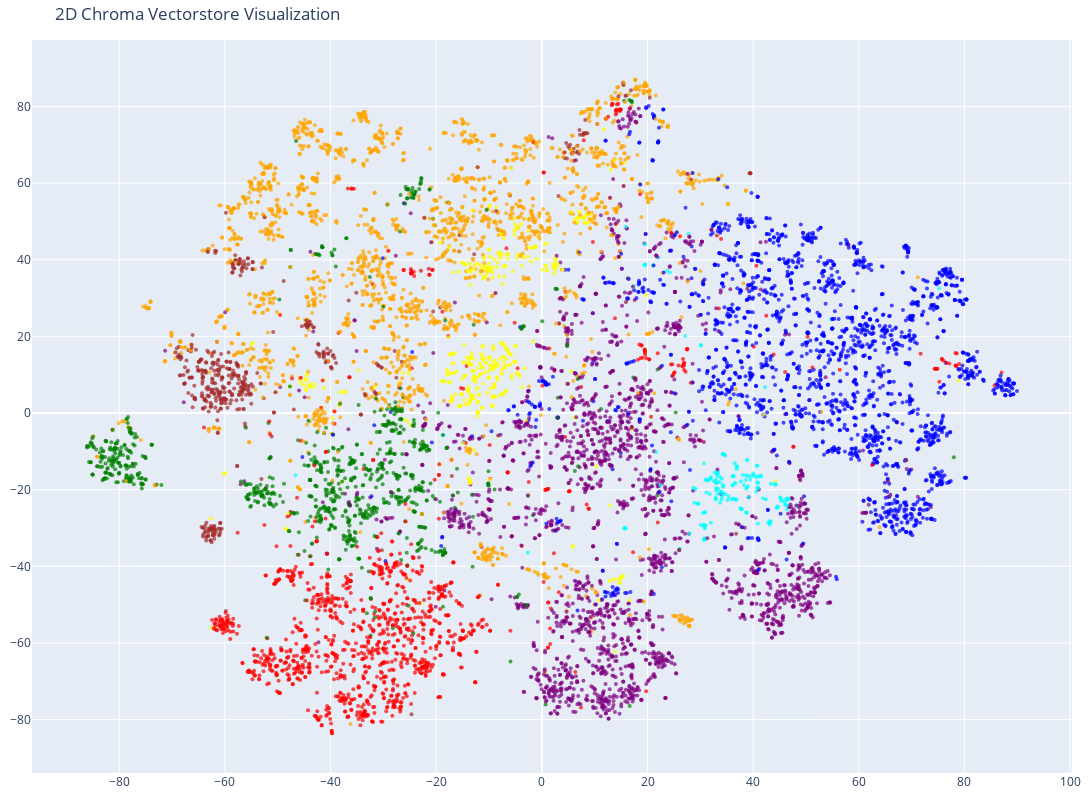

Notebook code for this chart:
### Code cell
# Create the 2D scatter plot
fig = go.Figure(data=[go.Scatter(
    x=reduced_vectors[:, 0],
    y=reduced_vectors[:, 1],
    mode='markers',
    marker=dict(size=4, color=colors, opacity=0.7),
    text=[f"Category: {c}<br>Text: {d[:50]}..." for c, d in zip(categories, documents)],
    hoverinfo='text'
)])

fig.update_layout(
    title='2D Chroma Vectorstore Visualization',
    scene=dict(xaxis_title='x', yaxis_title='y'),
    width=1200,
    height=800,
    margin=dict(r=20, b=10, l=10, t=40)
)

fig.show()

### Figure 1 — Plotly figure (JSON) as saved in the notebook; plotly's stock layout.template omitted (floating-point values rounded to 4 significant figures; data arrays with more than 128 entries replaced by an {"elided": "..."} marker saying what was removed)
{"data": [{"hoverinfo": "text", "marker": {"color": {"elided": "10000 str values"}, "opacity": 0.7, "size": 4}, "mode": "markers", "text": {"elided": "10000 str values"}, "type": "scatter", "x": {"elided": "10000 float values"}, "y": {"elided": "10000 float values"}}], "layout": {"height": 800, "margin": {"b": 10, "l": 10, "r": 20, "t": 40}, "scene": {"xaxis": {"title": {"text": "x"}}, "yaxis": {"title": {"text": "y"}}}, "title": {"text": "2D Chroma Vectorstore Visualization"}, "width": 1200}}
